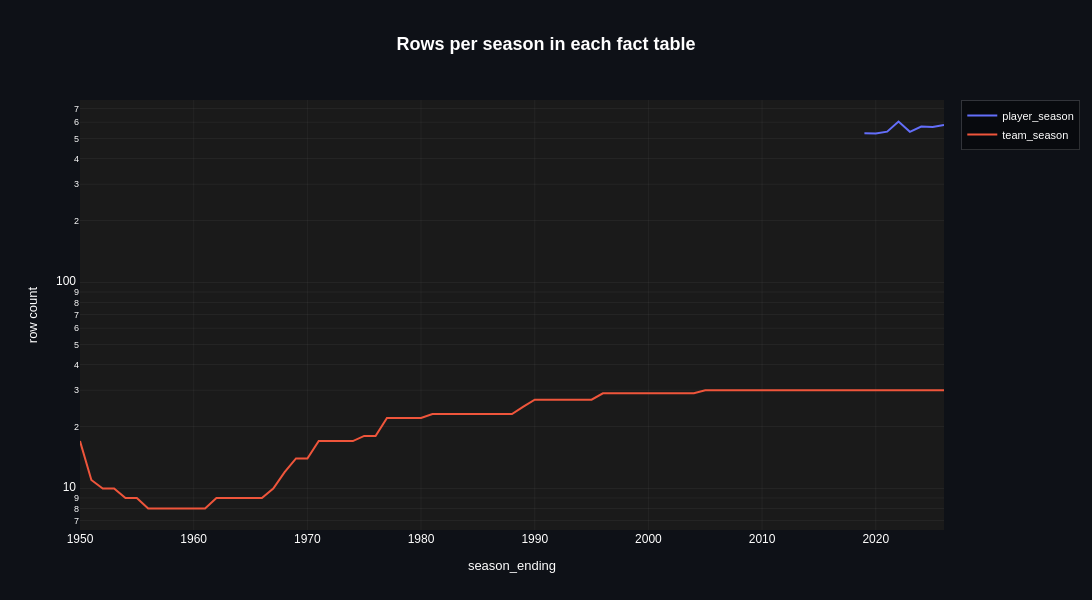

The cell this chart's notebook holds for it:
### Markdown cell above
Two facts, two very different windows.

`team_season` goes back to 1949-50: 1,693 club seasons across 77 years. `player_season` only covers 2018-19 through 2025-26, because individual box scores were scraped for those eight seasons and no further. So anything about the league as a whole can be asked over three quarters of a century, and anything about individual players cannot go back past 2018-19. Most of the questions in this project sit inside 2020-2026, which is a choice made per question rather than a limit of the data.

The dimensions are wider than either fact. `dim_season` lists 80 seasons starting in 1946-47, and `dim_player` holds 1,985 people. Only 1,278 of those players actually appear in `player_season`. The rest are referenced by an old championship roster or an MVP award and have no box score here.

The grain check matters more than it looks. 4,466 rows and 4,466 distinct season-and-player pairs means **one row per player per season**, with no duplicates to trip over. That is not free. A player traded mid-season gets three rows on the source page, one per club plus a combined line, and 623 of these rows are those combined lines. `analyst_ready` has already picked the right one. Query `processed.player_season_stats` instead if you specifically need his numbers for each club.

### Code cell
rows_by_season = run_query("""
    select 'player_season' as relation, season
    from analyst_ready.player_season
    union all
    select 'team_season', season
    from analyst_ready.team_season
""")

# time_series_plot needs a datetime axis; a season is only an integer year here.
rows_by_season["season_ending"] = pd.to_datetime(
    rows_by_season["season"].astype(str) + "-07-01"
)

# Log scale: one line runs 11-30, the other 530-605.
fig_coverage = time_series_plot(
    rows_by_season,
    date_col="season_ending",
    group_col="relation",
    agg="count",
    freq="YS",
    log_y=True,
    title="Rows per season in each fact table",
)
fig_coverage.show()

### Figure 1 — Plotly figure (JSON) as saved in the notebook; plotly's stock layout.template omitted (floating-point values rounded to 4 significant figures)
{"data": [{"connectgaps": false, "hovertemplate": "%{y:.3g}<extra></extra>", "line": {"color": "#636EFA", "width": 2}, "mode": "lines", "name": "player_season", "type": "scatter", "x": ["2019-01-01T00:00:00", "2020-01-01T00:00:00", "2021-01-01T00:00:00", "2022-01-01T00:00:00", "2023-01-01T00:00:00", "2024-01-01T00:00:00", "2025-01-01T00:00:00", "2026-01-01T00:00:00"], "y": [530.0, 529.0, 540.0, 605.0, 539.0, 572.0, 569.0, 582.0]}, {"connectgaps": false, "hovertemplate": "%{y:.3g}<extra></extra>", "line": {"color": "#EF553B", "width": 2}, "mode": "lines", "name": "team_season", "type": "scatter", "x": ["1950-01-01T00:00:00", "1951-01-01T00:00:00", "1952-01-01T00:00:00", "1953-01-01T00:00:00", "1954-01-01T00:00:00", "1955-01-01T00:00:00", "1956-01-01T00:00:00", "1957-01-01T00:00:00", "1958-01-01T00:00:00", "1959-01-01T00:00:00", "1960-01-01T00:00:00", "1961-01-01T00:00:00", "1962-01-01T00:00:00", "1963-01-01T00:00:00", "1964-01-01T00:00:00", "1965-01-01T00:00:00", "1966-01-01T00:00:00", "1967-01-01T00:00:00", "1968-01-01T00:00:00", "1969-01-01T00:00:00", "1970-01-01T00:00:00", "1971-01-01T00:00:00", "1972-01-01T00:00:00", "1973-01-01T00:00:00", "1974-01-01T00:00:00", "1975-01-01T00:00:00", "1976-01-01T00:00:00", "1977-01-01T00:00:00", "1978-01-01T00:00:00", "1979-01-01T00:00:00", "1980-01-01T00:00:00", "1981-01-01T00:00:00", "1982-01-01T00:00:00", "1983-01-01T00:00:00", "1984-01-01T00:00:00", "1985-01-01T00:00:00", "1986-01-01T00:00:00", "1987-01-01T00:00:00", "1988-01-01T00:00:00", "1989-01-01T00:00:00", "1990-01-01T00:00:00", "1991-01-01T00:00:00", "1992-01-01T00:00:00", "1993-01-01T00:00:00", "1994-01-01T00:00:00", "1995-01-01T00:00:00", "1996-01-01T00:00:00", "1997-01-01T00:00:00", "1998-01-01T00:00:00", "1999-01-01T00:00:00", "2000-01-01T00:00:00", "2001-01-01T00:00:00", "2002-01-01T00:00:00", "2003-01-01T00:00:00", "2004-01-01T00:00:00", "2005-01-01T00:00:00", "2006-01-01T00:00:00", "2007-01-01T00:00:00", "2008-01-01T00:00:00", "2009-01-01T00:00:00", "2010-01-01T00:00:00", "2011-01-01T00:00:00", "2012-01-01T00:00:00", "2013-01-01T00:00:00", "2014-01-01T00:00:00", "2015-01-01T00:00:00", "2016-01-01T00:00:00", "2017-01-01T00:00:00", "2018-01-01T00:00:00", "2019-01-01T00:00:00", "2020-01-01T00:00:00", "2021-01-01T00:00:00", "2022-01-01T00:00:00", "2023-01-01T00:00:00", "2024-01-01T00:00:00", "2025-01-01T00:00:00", "2026-01-01T00:00:00"], "y": [17.0, 11.0, 10.0, 10.0, 9.0, 9.0, 8.0, 8.0, 8.0, 8.0, 8.0, 8.0, 9.0, 9.0, 9.0, 9.0, 9.0, 10.0, 12.0, 14.0, 14.0, 17.0, 17.0, 17.0, 17.0, 18.0, 18.0, 22.0, 22.0, 22.0, 22.0, 23.0, 23.0, 23.0, 23.0, 23.0, 23.0, 23.0, 23.0, 25.0, 27.0, 27.0, 27.0, 27.0, 27.0, 27.0, 29.0, 29.0, 29.0, 29.0, 29.0, 29.0, 29.0, 29.0, 29.0, 30.0, 30.0, 30.0, 30.0, 30.0, 30.0, 30.0, 30.0, 30.0, 30.0, 30.0, 30.0, 30.0, 30.0, 30.0, 30.0, 30.0, 30.0, 30.0, 30.0, 30.0, 30.0]}], "layout": {"font": {"color": "white", "family": "Arial"}, "height": 600, "hovermode": "x unified", "legend": {"bgcolor": "rgba(0,0,0,0.4)", "bordercolor": "rgba(255,255,255,0.15)", "borderwidth": 1, "font": {"color": "white", "size": 11}}, "margin": {"b": 70, "l": 80, "r": 60, "t": 100}, "paper_bgcolor": "#0e1117", "plot_bgcolor": "#1a1a1a", "title": {"font": {"color": "white", "family": "Arial", "size": 18}, "text": "<b>Rows per season in each fact table</b>", "x": 0.5, "xanchor": "center"}, "width": 1400, "xaxis": {"gridcolor": "rgba(128,128,128,0.2)", "gridwidth": 0.5, "rangeslider": {"visible": false}, "showgrid": true, "title": {"font": {"size": 13}, "text": "season_ending"}}, "yaxis": {"gridcolor": "rgba(128,128,128,0.2)", "gridwidth": 0.5, "showgrid": true, "title": {"font": {"size": 13}, "text": "row count"}, "type": "log"}}}
